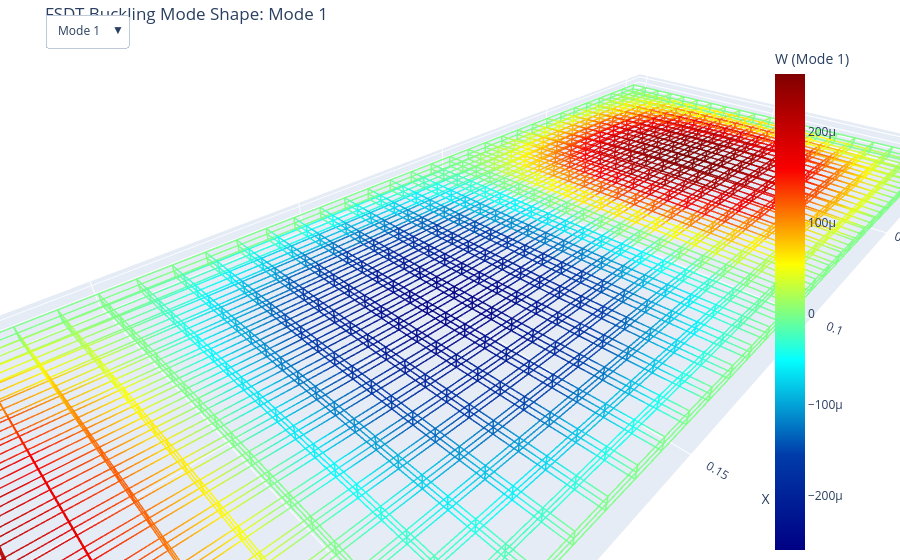

Write notebook code for a chart like this one.
### Markdown cell above
#### 3D FSDT buckling mode visualization algorithm

This algorithm renders the 3D deformed shape of a plate based on First-Order Shear Deformation Theory (FSDT) kinematics. It isolates the midplane degrees of freedom and extrapolates them through the thickness for a full volumetric wireframe visualization.

##### 1D Domain Mapping

* The physical dimensions ($a$, $b$) are discretized into 1D vectors and linearly mapped to the natural parametric coordinates $\xi, \eta \in [-1, 1]$.
* The thickness $h$ is mapped to a discrete $z$-vector $z \in [-h/2, h/2]$.

##### Basis Function Segregation

* FSDT requires distinct boundary conditions for translation and rotation.
* The script evaluates the 1D Legendre polynomial basis functions (`vecf`) twice: once for the transverse displacement $w$ (using `wxit` and `wxir` indices) and once for the rotations $\phi_x, \phi_y$ (using `xit` and `xir` indices).

##### Midplane Tensor Contraction & 3D Extrapolation

* **Modal Extraction:** The contiguous global eigenvector is sliced into its respective midplane components: $c_w, c_{\phi x}, c_{\phi y}$ of shape `(m1, m2)`.
* **2D Assembly:** `np.einsum` computes the continuous 2D midplane spatial fields ($w(x,y)$, $\phi_x(x,y)$, $\phi_y(x,y)$) via tensor contraction.
* **Through-Thickness Mapping:** The 3D spatial field is extrapolated over the $z$-vector using FSDT continuous field assumptions:
$U(x,y,z) = z \cdot \phi_x(x,y)$
$V(x,y,z) = z \cdot \phi_y(x,y)$
$W(x,y,z) = w(x,y)$

##### Wireframe Topology & Rendering

* The algorithm scales the 3D displacement arrays and perturbs the Cartesian grid coordinates.
* The grid is flattened into 1D lists separated by `None` to prevent Plotly from rendering artificial connecting lines across the mesh boundaries.
* To bypass Plotly's strict type-checking for contour colors, a dummy float `0.0` is injected into the out-of-plane $W$ amplitude array at the `None` breakpoints.

##### Interactive UI

* A toggle widget (`updatemenus`) is generated to pass boolean visibility masks to the figure traces, allowing instantaneous switching between precomputed buckling modes without re-executing the Python kernel.

### Code cell
# Create a new cell at the bottom of your notebook and paste this code

import numpy as np
import plotly.graph_objects as go

# --- Extrapolating FSDT 2D Midplane to 3D Space ---
num_modes = 3  
scale = 5  # Adjusted scale; modify based on the a, b, h aspect ratio

nx, ny, nz = 40, 20, 3

# 1. Define 1D Coordinate Arrays
x_1d = np.linspace(0, a, nx)
y_1d = np.linspace(0, b, ny)
z_1d = np.linspace(-h/2, h/2, nz)

# Map to natural coordinates [-1, 1]
xi_1d = 2 * x_1d / a - 1
eta_1d = 2 * y_1d / b - 1

# 2. Evaluate 1D Basis Functions
# For w DOFs (transverse displacement), we use the w-specific boundary condition indices
wP_xi = np.array([vecf(m1, xi, wxit1, wxir1, wxit2, wxir2) for xi in xi_1d])
wP_eta = np.array([vecf(m2, eta, wetat1, wetar1, wetat2, wetar2) for eta in eta_1d])

# For phi_x and phi_y DOFs (rotations), we use the phi-specific boundary condition indices
P_xi = np.array([vecf(m1, xi, xit1, xir1, xit2, xir2) for xi in xi_1d])
P_eta = np.array([vecf(m2, eta, etat1, etar1, etat2, etar2) for eta in eta_1d])

U = np.zeros((num_modes, nx, ny, nz))
V = np.zeros((num_modes, nx, ny, nz))
W = np.zeros((num_modes, nx, ny, nz))

n_dof = m1 * m2

# 3. Assemble Fields via FSDT Kinematics
for mode in range(num_modes):
    
    # Extract DOF blocks. The script assumes DOFs are packed as: [w, phi_x, phi_y]
    c_w = eigvecs[0 : n_dof, mode].reshape((m1, m2))
    c_phix = eigvecs[n_dof : 2*n_dof, mode].reshape((m1, m2))
    c_phiy = eigvecs[2*n_dof : 3*n_dof, mode].reshape((m1, m2))
    
    # Reconstruct the 2D midplane continuous fields using tensor contraction
    w_2d = np.einsum('ij, xi, yj -> xy', c_w, wP_xi, wP_eta)
    phix_2d = np.einsum('ij, xi, yj -> xy', c_phix, P_xi, P_eta)
    phiy_2d = np.einsum('ij, xi, yj -> xy', c_phiy, P_xi, P_eta)
    
    # Extrapolate to 3D via FSDT assumptions: U = z*phi_x, V = z*phi_y, W = w
    for k, z in enumerate(z_1d):
        U[mode, :, :, k] = z * phix_2d
        V[mode, :, :, k] = z * phiy_2d
        W[mode, :, :, k] = w_2d

X, Y, Z = np.meshgrid(x_1d, y_1d, z_1d, indexing='ij')

fig = go.Figure()

# 4. Build wireframe traces
for mode in range(num_modes):
    X_def = X + scale * U[mode]
    Y_def = Y + scale * V[mode]
    Z_def = Z + scale * W[mode]
    W_amp = W[mode]
    
    lines_x, lines_y, lines_z, lines_w = [], [], [], []

    # X-direction lines
    for j in range(ny):
        for k in range(nz):
            lines_x.extend(X_def[:, j, k].tolist() + [None])
            lines_y.extend(Y_def[:, j, k].tolist() + [None])
            lines_z.extend(Z_def[:, j, k].tolist() + [None])
            lines_w.extend(W_amp[:, j, k].tolist() + [0.0])

    # Y-direction lines
    for i in range(nx):
        for k in range(nz):
            lines_x.extend(X_def[i, :, k].tolist() + [None])
            lines_y.extend(Y_def[i, :, k].tolist() + [None])
            lines_z.extend(Z_def[i, :, k].tolist() + [None])
            lines_w.extend(W_amp[i, :, k].tolist() + [0.0])

    # Z-direction lines
    for i in range(nx):
        for j in range(ny):
            lines_x.extend(X_def[i, j, :].tolist() + [None])
            lines_y.extend(Y_def[i, j, :].tolist() + [None])
            lines_z.extend(Z_def[i, j, :].tolist() + [None])
            lines_w.extend(W_amp[i, j, :].tolist() + [0.0])

    fig.add_trace(go.Scatter3d(
        x=lines_x, y=lines_y, z=lines_z, mode='lines',
        line=dict(color=lines_w, colorscale='Jet', width=3, showscale=True, colorbar=dict(title=f"W (Mode {mode+1})", x=0.85)),
        name=f'Mode {mode+1}', opacity=0.9, visible=(mode == 0)
    ))

# 5. Toggle Widget
buttons = []
for mode in range(num_modes):
    visibility = [False] * num_modes
    visibility[mode] = True
    buttons.append(dict(
        label=f'Mode {mode+1}', method='update',
        args=[{'visible': visibility}, {'title': f'FSDT Buckling Mode Shape: Mode {mode+1}'}]
    ))

fig.update_layout(
    updatemenus=[dict(active=0, buttons=buttons, x=0.05, xanchor='left', y=1.05, yanchor='top', direction='down', showactive=True)],
    scene=dict(xaxis_title='X', yaxis_title='Y', zaxis_title='Z', aspectmode='data'),
    title='FSDT Buckling Mode Shape: Mode 1', showlegend=False, margin=dict(l=0, r=0, b=0, t=40)
)

fig.show()

### Figure 1 — Plotly figure (JSON) as saved in the notebook; plotly's stock layout.template omitted (floating-point values rounded to 4 significant figures; data arrays with more than 128 entries replaced by an {"elided": "..."} marker saying what was removed)
{"data": [{"line": {"color": {"elided": "8180 float values"}, "colorbar": {"title": {"text": "W (Mode 1)"}, "x": 0.85}, "colorscale": [[0, "rgb(0,0,131)"], [0.2, "rgb(0,60,170)"], [0.4, "rgb(5,255,255)"], [0.6, "rgb(255,255,0)"], [0.8, "rgb(250,0,0)"], [1, "rgb(128,0,0)"]], "showscale": true, "width": 3}, "mode": "lines", "name": "Mode 1", "opacity": 0.9, "type": "scatter3d", "visible": true, "x": {"elided": "8180 float values"}, "y": {"elided": "8180 float values"}, "z": {"elided": "8180 float values"}}, {"line": {"color": {"elided": "8180 float values"}, "colorbar": {"title": {"text": "W (Mode 2)"}, "x": 0.85}, "colorscale": [[0, "rgb(0,0,131)"], [0.2, "rgb(0,60,170)"], [0.4, "rgb(5,255,255)"], [0.6, "rgb(255,255,0)"], [0.8, "rgb(250,0,0)"], [1, "rgb(128,0,0)"]], "showscale": true, "width": 3}, "mode": "lines", "name": "Mode 2", "opacity": 0.9, "type": "scatter3d", "visible": false, "x": {"elided": "8180 float values"}, "y": {"elided": "8180 float values"}, "z": {"elided": "8180 float values"}}, {"line": {"color": {"elided": "8180 float values"}, "colorbar": {"title": {"text": "W (Mode 3)"}, "x": 0.85}, "colorscale": [[0, "rgb(0,0,131)"], [0.2, "rgb(0,60,170)"], [0.4, "rgb(5,255,255)"], [0.6, "rgb(255,255,0)"], [0.8, "rgb(250,0,0)"], [1, "rgb(128,0,0)"]], "showscale": true, "width": 3}, "mode": "lines", "name": "Mode 3", "opacity": 0.9, "type": "scatter3d", "visible": false, "x": {"elided": "8180 float values"}, "y": {"elided": "8180 float values"}, "z": {"elided": "8180 float values"}}], "layout": {"margin": {"b": 0, "l": 0, "r": 0, "t": 40}, "scene": {"aspectmode": "data", "xaxis": {"title": {"text": "X"}}, "yaxis": {"title": {"text": "Y"}}, "zaxis": {"title": {"text": "Z"}}}, "showlegend": false, "title": {"text": "FSDT Buckling Mode Shape: Mode 1"}, "updatemenus": [{"active": 0, "buttons": [{"args": [{"visible": [true, false, false]}, {"title": "FSDT Buckling Mode Shape: Mode 1"}], "label": "Mode 1", "method": "update"}, {"args": [{"visible": [false, true, false]}, {"title": "FSDT Buckling Mode Shape: Mode 2"}], "label": "Mode 2", "method": "update"}, {"args": [{"visible": [false, false, true]}, {"title": "FSDT Buckling Mode Shape: Mode 3"}], "label": "Mode 3", "method": "update"}], "direction": "down", "showactive": true, "x": 0.05, "xanchor": "left", "y": 1.05, "yanchor": "top"}]}}
